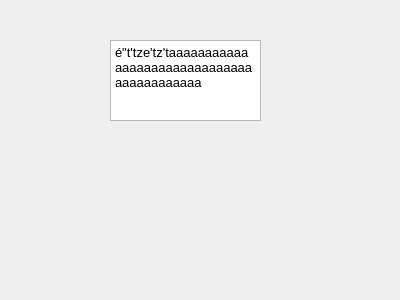
<?xml version="1.0" encoding="UTF-8"?>
<ui version="4.0">
 <class>Dialog</class>
 <widget class="QDialog" name="Dialog">
  <property name="geometry">
   <rect>
    <x>0</x>
    <y>0</y>
    <width>400</width>
    <height>300</height>
   </rect>
  </property>
  <property name="windowTitle">
   <string>Dialog</string>
  </property>
  <widget class="QTextBrowser" name="textBrowser">
   <property name="geometry">
    <rect>
     <x>110</x>
     <y>40</y>
     <width>151</width>
     <height>81</height>
    </rect>
   </property>
   <property name="html">
    <string>&lt;!DOCTYPE HTML PUBLIC &quot;-//W3C//DTD HTML 4.0//EN&quot; &quot;http://www.w3.org/TR/REC-html40/strict.dtd&quot;&gt;
&lt;html&gt;&lt;head&gt;&lt;meta name=&quot;qrichtext&quot; content=&quot;1&quot; /&gt;&lt;meta charset=&quot;utf-8&quot; /&gt;&lt;style type=&quot;text/css&quot;&gt;
p, li { white-space: pre-wrap; }
&lt;/style&gt;&lt;/head&gt;&lt;body style=&quot; font-family:'Ubuntu'; font-size:10pt; font-weight:400; font-style:normal;&quot;&gt;
&lt;p style=&quot; margin-top:0px; margin-bottom:0px; margin-left:0px; margin-right:0px; -qt-block-indent:0; text-indent:0px;&quot;&gt;é&amp;quot;t'tze'tz'taaaaaaaaaaaaaaaaaaaaaaaaaaaaaaaaaaaaaaaaaa&lt;/p&gt;&lt;/body&gt;&lt;/html&gt;</string>
   </property>
  </widget>
 </widget>
 <resources/>
 <connections/>
</ui>
